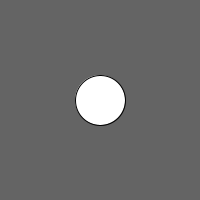
Frame 1 (no input)
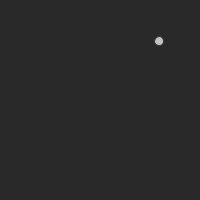
Frame 60 (the mouse pressed at the canvas centre just before this capture)
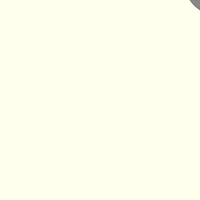
Frame 120 (the mouse held since frame 60 and released just before this capture)

The Processing sketch that drew these frames (run headless with seeded random() and noise(); from frame 60 on, the mouse is pressed at the canvas centre):

// Processing sketch: processing_110730
// ── processing_110730.pde

// Exercise 4-4c. Reproducing images and using variables.

int circleDiameter = 50;
int centerX = 100;
int centerY = 100;

int backgroundColor = 100;
int strokeColor = 0;
int fillColor = 255;

void setup() {
  size(200, 200);
}

void draw() {
  background(backgroundColor);
  stroke(strokeColor);
  fill(fillColor);
  ellipse(centerX, centerY, circleDiameter, circleDiameter);
  ++centerX;
  --centerY;
  --circleDiameter;
  ++strokeColor;
  --fillColor;
  --backgroundColor;
}
